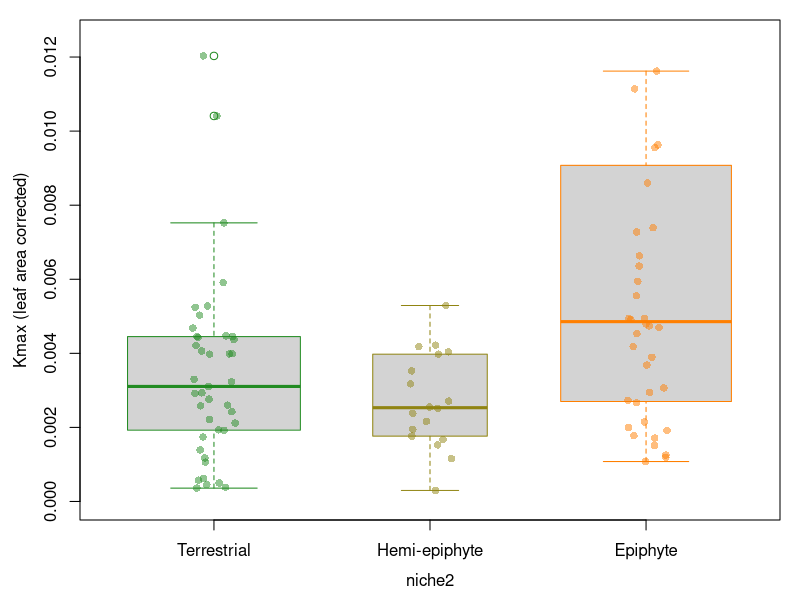

Here is the R script that generated this plot:
#plot kmax scaled to leaf area from vulnerability curves

kleaf <- read.csv("calculated_data/kleaf.csv")


#plotbits
boxlabs <- c("Terrestrial", "Hemi-epiphyte", "Epiphyte")

gradient <- colorRampPalette(c("forestgreen","darkorange1"))
palette(gradient(3))
trtcols <- palette(gradient(3))
library(scales)
library(doBy)
trtcols2 <- c(alpha(trtcols[1], .5), alpha(trtcols[2], .5),alpha(trtcols[3], .5))

# windows()
par(mgp=c(2.5,1,0),mar=c(4,4,1,1), cex.lab=1)

#kmax leaf
boxplot(kmax_leaf ~ niche2, data=kleaf, xaxt='n',ylim=c(0, .0125),
        ylab="Kmax (leaf area corrected)",
        varwidth=TRUE,border=trtcols)
axis(1, labels=boxlabs, at=1:3)
stripchart(kmax_leaf ~ niche2, data = kleaf,
           vertical = TRUE, method = "jitter",
           pch = 16,  col= trtcols2, xaxt='n', add=TRUE) 

